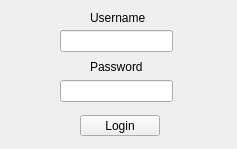
<?xml version="1.0" encoding="UTF-8"?>
<ui version="4.0">
 <class>login</class>
 <widget class="QWidget" name="login">
  <property name="geometry">
   <rect>
    <x>0</x>
    <y>0</y>
    <width>237</width>
    <height>149</height>
   </rect>
  </property>
  <property name="windowTitle">
   <string>Peer-Chat Login</string>
  </property>
  <widget class="QLineEdit" name="lineUser">
   <property name="geometry">
    <rect>
     <x>60</x>
     <y>30</y>
     <width>113</width>
     <height>22</height>
    </rect>
   </property>
  </widget>
  <widget class="QLineEdit" name="linePass">
   <property name="geometry">
    <rect>
     <x>60</x>
     <y>80</y>
     <width>113</width>
     <height>22</height>
    </rect>
   </property>
  </widget>
  <widget class="QPushButton" name="btnLogin">
   <property name="geometry">
    <rect>
     <x>80</x>
     <y>115</y>
     <width>80</width>
     <height>21</height>
    </rect>
   </property>
   <property name="text">
    <string>Login</string>
   </property>
  </widget>
  <widget class="QLabel" name="label">
   <property name="geometry">
    <rect>
     <x>90</x>
     <y>10</y>
     <width>61</width>
     <height>16</height>
    </rect>
   </property>
   <property name="text">
    <string>Username</string>
   </property>
  </widget>
  <widget class="QLabel" name="label_2">
   <property name="geometry">
    <rect>
     <x>90</x>
     <y>60</y>
     <width>58</width>
     <height>14</height>
    </rect>
   </property>
   <property name="text">
    <string>Password</string>
   </property>
  </widget>
 </widget>
 <resources/>
 <connections/>
</ui>
